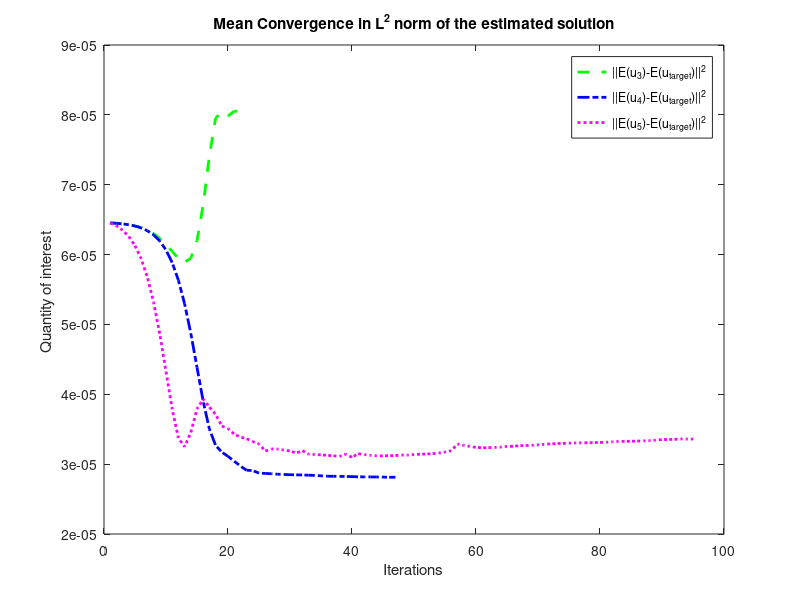
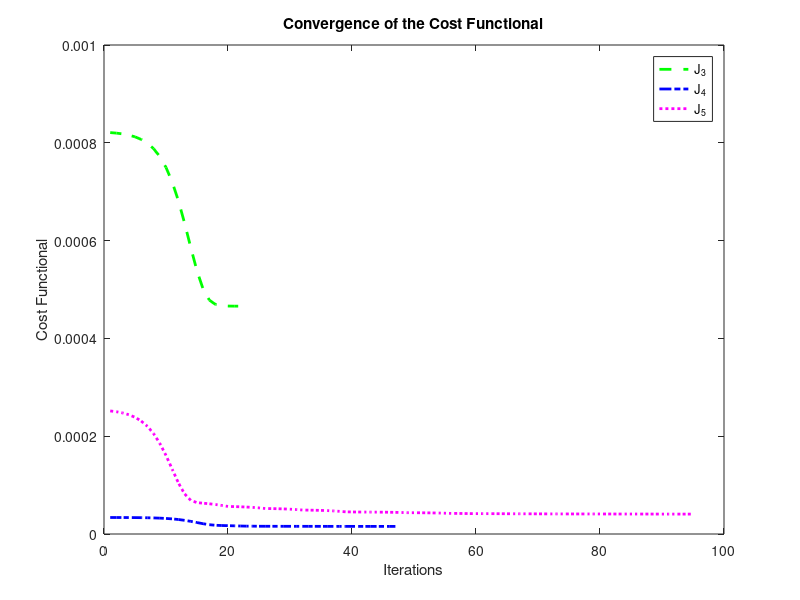
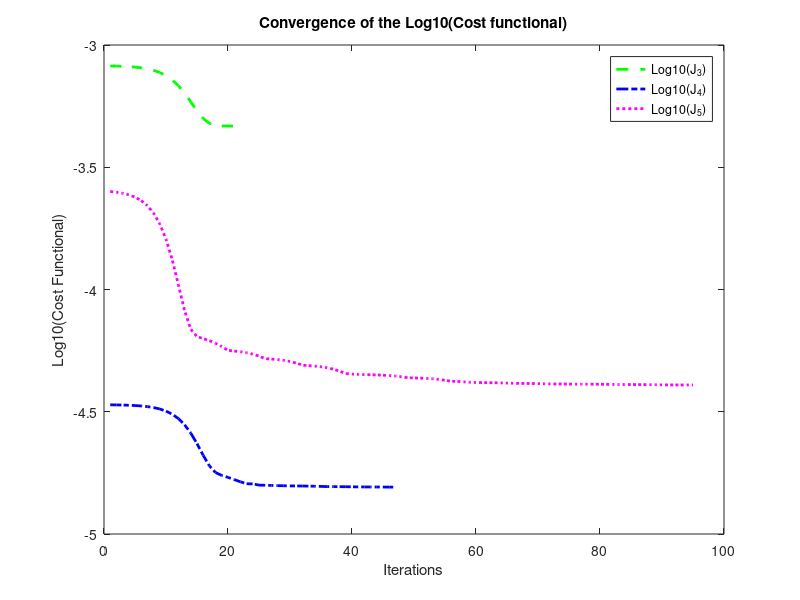

MATLAB code to generate these figures, in order: (Note: this script raises an error after producing the figures.)
clear all; % Plots 9 figures
vars={'J3','J4','J5','u_target','Y3','Y4','Y5','Y_target','nruns','N','Mx','My','x','y',...
    'k3','k4','k5','sol3','sol4','sol5','tol','E_u4','E_u4_square','E_u5','E_u5_square',...
    'E_u_target','E_u_target_square','quant3','quant4','quant5'};
load('All_J_N5_50runs-4tol_40x40.mat',vars{:});
E_Y3=mean(Y3(k3,:,:),3)
E_Y4=mean(Y4(k4,:,:),3)
E_Y5=mean(Y5(k5,:,:),3)
E_Y_target=mean(Y_target(:,:),2)'
E_Y3_square=mean(Y3(k3,:,:).*Y3(k3,:,:),3);
E_Y4_square=mean(Y4(k4,:,:).*Y4(k4,:,:),3);
E_Y5_square=mean(Y5(k5,:,:).*Y5(k5,:,:),3);
Var_Y3=E_Y3_square-E_Y3.^2
Var_Y4=E_Y4_square-E_Y4.^2
Var_Y5=E_Y5_square-E_Y5.^2
Var_Y_target=mean(Y_target(:,:).*Y_target(:,:),2)'-(E_Y_target).^2

close all;
if ispc, ms = '\'; else ms = '/'; end
ad = cd;
cd(['..',ms,'Stochastic']);

figure;
max_k=max([k3,k4,k5]); % maximum no. of iterations for plotting on the x-axis
max_quant3=max(quant3(:));max_quant4=max(quant4(:));max_quant5=max(quant5(:));
max_quant=max([max_quant3,max_quant4,max_quant5]);
xlim([1 max_k]); ylim([0 max_quant]);
plot(1:k3,quant3(1:k3),'--g','LineWidth',2);hold on;
plot(1:k4,quant4(1:k4),'-.b','LineWidth',2);hold on;
plot(1:k5,quant5(1:k5),':m','LineWidth',2);hold off;
title(['Mean Convergence in L^2 norm of the estimated solution'])
xlabel('Iterations');ylabel('Quantity of interest ');
legend('||E(u_3)-E(u_{target})||^2','||E(u_4)-E(u_{target})||^2','||E(u_5)-E(u_{target})||^2');
print(gcf,[['Figures_All_J_N',num2str(N),'_',num2str(nruns),'runs',num2str(log10(tol)),'tol'],ms,['fig0_',num2str(Mx)]],'-depsc')
%%%%%%%%%%%%%%%%%%%%%%%%%%%%%%%%%%%%%%%%%%%%%%%%%%%%%%%%%%%%%%%%%%%%%%%%%%%%%%%%%%%%%%%%%%%%%%%%%%%%%%%%%%%%%%%%%%%%%%%%%%%%%%%%
figure;
max_J3=max(J3(:));max_J4=max(J4(:));max_J5=max(J5(:));max_J=max([max_J3,max_J4,max_J5]);
xlim([1 max_k]); ylim([0 max_J]);
plot(1:k3,J3(1:k3),'--g','LineWidth',2);hold on;
plot(1:k4,J4(1:k4),'-.b','LineWidth',2);hold on;
plot(1:k5,J5(1:k5),':m','LineWidth',2);hold off;
title(['Convergence of the Cost Functional'])
xlabel('Iterations');ylabel('Cost Functional');
legend('J_3','J_4','J_5');
print(gcf,[['Figures_All_J_N',num2str(N),'_',num2str(nruns),'runs',num2str(log10(tol)),'tol'],ms,['fig1_',num2str(Mx)]],'-depsc')
%%%%%%%%%%%%%%%%%%%%%%%%%%%%%%%%%%%%%%%%%%%%%%%%%%%%%%%%%%%%%%%%%%%%%%%%%%%%%%%%%%%%%%%%%%%%%%%%%%%%%%%%%%%%%%%%%%%%%%%%%%%%%%%%%
figure;
xlim([1 max_k]);
plot(1:k3,log10(J3(1:k3)),'--g','LineWidth',2);hold on;
plot(1:k4,log10(J4(1:k4)),'-.b','LineWidth',2);hold on;
plot(1:k5,log10(J5(1:k5)),':m','LineWidth',2);hold off;
title(['Convergence of the Log10(Cost functional)'])
xlabel('Iterations');ylabel('Log10(Cost Functional)');
legend('Log10(J_3)','Log10(J_4)','Log10(J_5)');
print(gcf,[['Figures_All_J_N',num2str(N),'_',num2str(nruns),'runs',num2str(log10(tol)),'tol'],ms,['fig2_',num2str(Mx)]],'-depsc')
%%%%%%%%%%%%%%%%%%%%%%%%%%%%%%%%%%%%%%%%%%%%%%%%%%%%%%%%%%%%%%%%%%%%%%%%%%%%%%%%%%%%%%%%%%%%%%%%%%%%%%%%%%%%%%%%%%%%%%%%%%%%%%%%%
for run_counter=1:nruns
 for i=1:Mx+2
  for j=1:My+2
    D_target(i,j,run_counter)=feval('Dcoeff',x(i),y(j),N,Y_target(:,run_counter));
    f_target(i,j,run_counter)=feval('f_source',x(i),y(j),Y_target(:,run_counter));
    D_Y3(i,j,run_counter)=feval('Dcoeff',x(i),y(j),N,Y3(k3,:,run_counter));
    D_Y4(i,j,run_counter)=feval('Dcoeff',x(i),y(j),N,Y4(k4,:,run_counter));
    D_Y5(i,j,run_counter)=feval('Dcoeff',x(i),y(j),N,Y5(k5,:,run_counter));
  end
 end
end
E_D_target=mean(D_target(:,:,:),3);
figure;
surf(x,y,E_D_target);title('Mean of the target diffusion coeff D over the runs')
for i=1:Mx+2
  for j=1:My+2
    D_E_Y3(i,j)=feval('Dcoeff',x(i),y(j),N,E_Y3);  
    D_E_Y4(i,j)=feval('Dcoeff',x(i),y(j),N,E_Y4);
    D_E_Y5(i,j)=feval('Dcoeff',x(i),y(j),N,E_Y5);
  end
end  
figure;
surf(x,y,D_E_Y3(:,:));title('The diffusion coeff D evaluted at the mean of estimated Ys')
%figure;
%surf(x,y,mean(f_target(:,:,:),3));title('Mean of the forcing function f over the runs')
figure;
for run_counter=1:nruns
 plot(x,u_target(:,My/2+1,run_counter),'-.b','LineWidth',2);
 hold on;
end
plot(x,E_u_target(:,My/2+1),'-r','LineWidth',2);
title('Crossections of the target solution and its mean')
hold off;
print(gcf,[['Figures_All_J_N',num2str(N),'_',num2str(nruns),'runs',num2str(log10(tol)),'tol'],ms,['fig3_',num2str(Mx)]],'-depsc')
%%%%%%%%%%%%%%%%%%%%%%%%%%%%%%%%%%%%%%%%%%%%%%%%%%%%%%%%%%%%%%%%%%%%%%%%%%%%%%%%%%%%%%%%%%%%%%%%%%%%%%%%%%%%%%%%%%%%%%%%%%%%%%%%%
figure;
for run_counter=1:nruns
 plot(x,D_target(:,My/2+1,run_counter),'-.b','LineWidth',2);
 hold on;
end
plot(x,E_D_target(:,My/2+1),'-r','LineWidth',2);
title('Crossections of the target diffusion coeff D and its mean')
hold off;
print(gcf,[['Figures_All_J_N',num2str(N),'_',num2str(nruns),'runs',num2str(log10(tol)),'tol'],ms,['fig4_',num2str(Mx)]],'-depsc')
%%%%%%%%%%%%%%%%%%%%%%%%%%%%%%%%%%%%%%%%%%%%%%%%%%%%%%%%%%%%%%%%%%%%%%%%%%%%%%%%%%%%%%%%%%%%%%%%%%%%%%%%%%%%%%%%%%%%%%%%%%%%%%%%%
figure;
plot(x,E_D_target(:,My/2+1),'-r','LineWidth',2);hold on;
plot(x,D_E_Y3(:,My/2+1),'--g','LineWidth',2);hold on;
plot(x,D_E_Y4(:,My/2+1),'-.b','LineWidth',2);hold on;
plot(x,D_E_Y5(:,My/2+1),':m','LineWidth',2);hold off;
title('Crossections of Mean of target diffusion coeff versus Mean of estimated diffusion coeff')
legend('E(D_{target})','E(D_3)','E(D_4)','E(D_5)');
print(gcf,[['Figures_All_J_N',num2str(N),'_',num2str(nruns),'runs',num2str(log10(tol)),'tol'],ms,['fig5_',num2str(Mx)]],'-depsc')
%%%%%%%%%%%%%%%%%%%%%%%%%%%%%%%%%%%%%%%%%%%%%%%%%%%%%%%%%%%%%%%%%%%%%%%%%%%%%%%%%%%%%%%%%%%%%%%%%%%%%%%%%%%%%%%%%%%%%%%%%%%%%%%%%
E_D_target_square=mean(D_target(:,:,:).*D_target(:,:,:),3);
Var_D_target=E_D_target_square-(E_D_target).^2;
E_D_Y3_square=mean(D_Y3(:,:,:).*D_Y3(:,:,:),3);
Var_D_Y3=E_D_Y3_square-(D_E_Y3).^2;
E_D_Y4_square=mean(D_Y4(:,:,:).*D_Y4(:,:,:),3);
Var_D_Y4=E_D_Y4_square-(D_E_Y4).^2;
E_D_Y5_square=mean(D_Y5(:,:,:).*D_Y5(:,:,:),3);
Var_D_Y5=E_D_Y5_square-(D_E_Y5).^2;
figure;
plot(x,Var_D_target(:,My/2+1),'-r','LineWidth',2);hold on;
plot(x,Var_D_Y3(:,My/2+1),'--g','LineWidth',2);hold on;
plot(x,Var_D_Y4(:,My/2+1),'-.b','LineWidth',2);hold on;
plot(x,Var_D_Y5(:,My/2+1),':m','LineWidth',2);hold off;
title('Crossections of Variance of target diffusion coeff versus Variance of estimated diffusion coeff')
legend('Var(D_{target})','Var(D_3)','Var(D_4)','Var(D_5)');
print(gcf,[['Figures_All_J_N',num2str(N),'_',num2str(nruns),'runs',num2str(log10(tol)),'tol'],ms,['fig6_',num2str(Mx)]],'-depsc')
%%%%%%%%%%%%%%%%%%%%%%%%%%%%%%%%%%%%%%%%%%%%%%%%%%%%%%%%%%%%%%%%%%%%%%%%%%%%%%%%%%%%%%%%%%%%%%%%%%%%%%%%%%%%%%%%%%%%%%%%%%%%%%%%%
sol3_matrix=zeros(Mx+2,My+2,nruns);sol4_matrix=zeros(Mx+2,My+2,nruns);sol5_matrix=zeros(Mx+2,My+2,nruns);
for run_counter=1:nruns
  sol3_matrix(:,:,run_counter)=sol3{run_counter};
  sol4_matrix(:,:,run_counter)=sol4{run_counter};
  sol5_matrix(:,:,run_counter)=sol5{run_counter};
end
E_sol3_matrix=mean(sol3_matrix(:,:,:),3);
E_sol3_square=mean(sol3_matrix(:,:,:).*sol3_matrix(:,:,:),3);
E_sol4_matrix=mean(sol4_matrix(:,:,:),3);%already calculated as E_u4
E_sol5_matrix=mean(sol5_matrix(:,:,:),3);%already calculated as E_u5
 figure;
 surf(x,y,E_sol3_matrix(:,:));title('Mean of the estimated solution over the runs')
 figure;
 surf(x,y,E_u_target(:,:));title('Mean of the target solution over the runs')
figure;
plot(x,E_u_target(:,My/2+1),'-r','LineWidth',2);hold on;
plot(x,E_sol3_matrix(:,My/2+1),'--g','LineWidth',2);hold on;
plot(x,E_sol4_matrix(:,My/2+1),'-.b','LineWidth',2);hold on;
plot(x,E_sol5_matrix(:,My/2+1),':m','LineWidth',2);hold off;
title('Crossections of Mean of target solution versus Mean of estimated solution ')
legend('E(u_{target})','E(u_3)','E(u_4)','E(u_5)');
print(gcf,[['Figures_All_J_N',num2str(N),'_',num2str(nruns),'runs',num2str(log10(tol)),'tol'],ms,['fig7_',num2str(Mx)]],'-depsc')
%%%%%%%%%%%%%%%%%%%%%%%%%%%%%%%%%%%%%%%%%%%%%%%%%%%%%%%%%%%%%%%%%%%%%%%%%%%%%%%%%%%%%%%%%%%%%%%%%%%%%%%%%%%%%%%%%%%%%%%%%%%%%%%%%
Var_u_target=E_u_target_square-(E_u_target).^2;  %Variance of u_target
Var_u3=E_sol3_square-(E_sol3_matrix).^2;  %Variance of solution u3
Var_u4=E_u4_square-(E_u4).^2;  %Variance of solution u4
Var_u5=E_u5_square-(E_u5).^2;  %Variance of solution u5
figure;
plot(x,Var_u_target(:,My/2+1),'-r','LineWidth',2);hold on;
plot(x,Var_u3(:,My/2+1),'--g','LineWidth',2);hold on;
plot(x,Var_u4(:,My/2+1),'-.b','LineWidth',2);hold on;
plot(x,Var_u5(:,My/2+1),':m','LineWidth',2);hold off;
title('Crossections of Variance of target solution versus Variance of estimated solution ')
legend('Var(u_{target})','Var(u_3)','Var(u_4)','Var(u_5)');
print(gcf,[['Figures_All_J_N',num2str(N),'_',num2str(nruns),'runs',num2str(log10(tol)),'tol'],ms,['fig8_',num2str(Mx)]],'-depsc')
%%%%%%%%%%%%%%%%%%%%%%%%%%%%%%%%%%%%%%%%%%%%%%%%%%%%%%%%%%%%%%%%%%%%%%%%%%%%%%%%%%%%%%%%%%%%%%%%%%%%%%%%%%%%%%%%%%%%%%%%%%%%%%%%%
E_f_target=mean(f_target(:,:,:),3);
figure;
for run_counter=1:nruns
 plot(x,f_target(:,My/2+1,run_counter),'-.b','LineWidth',2);
 hold on;
end
plot(x,E_f_target(:,My/2+1),'-r','LineWidth',2);
title('Crossections of the target forcing function versus its mean')
hold off;
print(gcf,[['Figures_All_J_N',num2str(N),'_',num2str(nruns),'runs',num2str(log10(tol)),'tol'],ms,['fig9_',num2str(Mx)]],'-depsc')